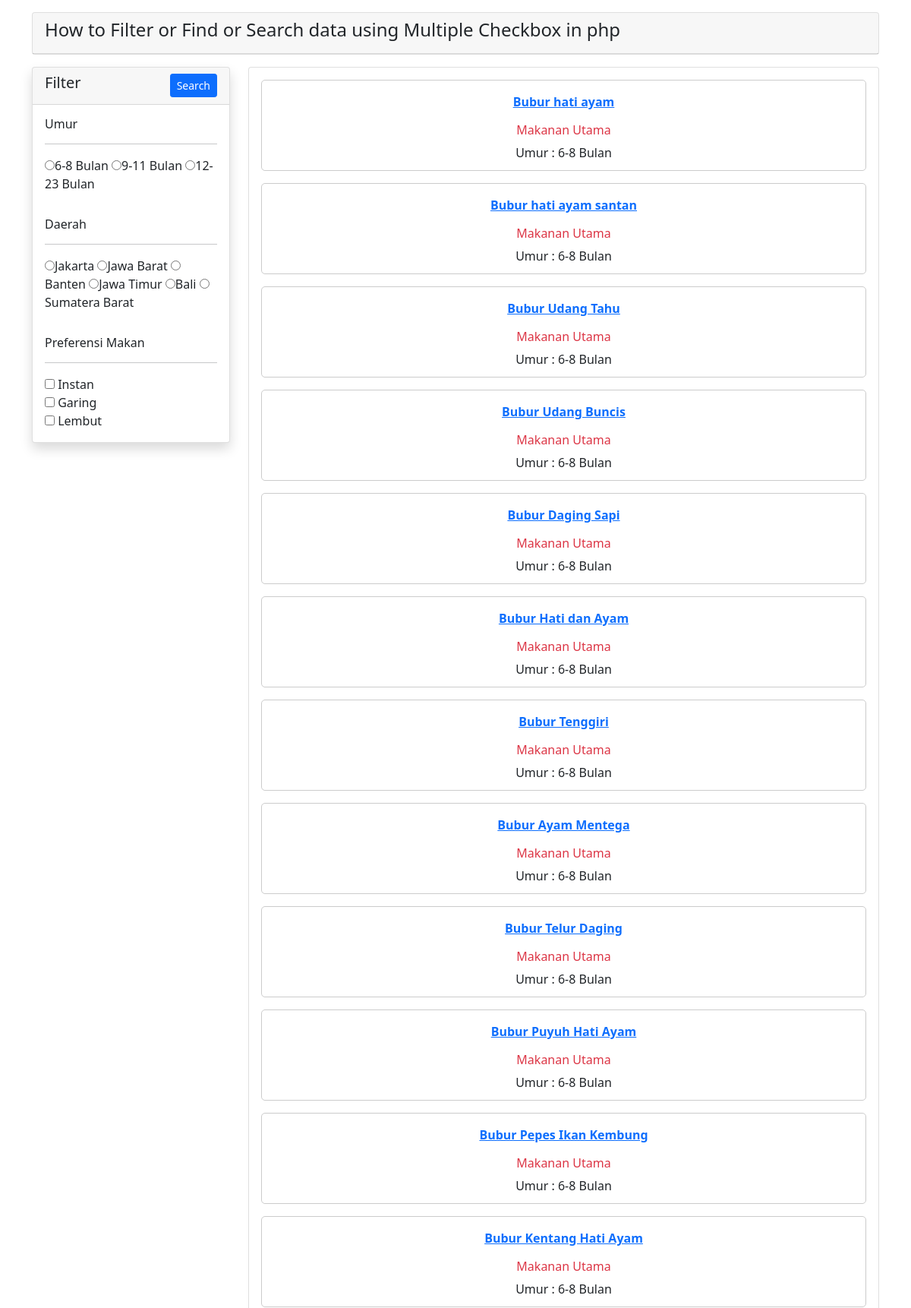
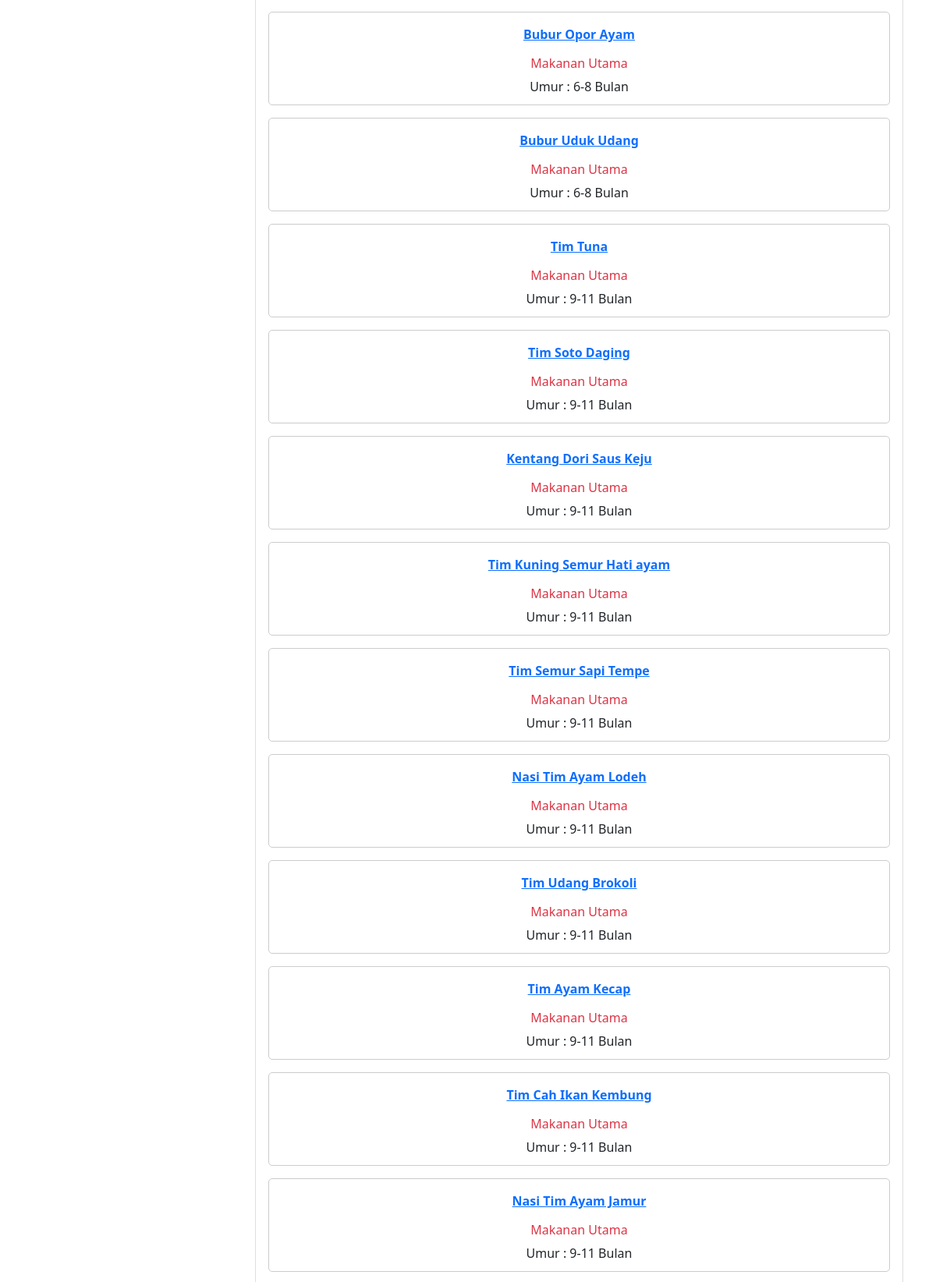
The page / (upper part) on the database its author committed (2 pictures, top to bottom).
### tables this page shows
CREATE TABLE `preferensi`  (
  `preferensi_id` int(0) NOT NULL AUTO_INCREMENT,
  `jenis` varchar(100) NOT NULL,
  PRIMARY KEY (`preferensi_id`) USING BTREE
);

CREATE TABLE `menu_mpasi`  (
  `menu_id` int(0) NOT NULL AUTO_INCREMENT,
  `umur_id` int(0) NOT NULL,
  `kategori_id` int(0) NOT NULL,
  `menu` varchar(100) NOT NULL,
  `gambar` text NOT NULL,
  PRIMARY KEY (`menu_id`) USING BTREE,
  INDEX `umur_id`(`umur_id`) USING BTREE,
  INDEX `kategori_id`(`kategori_id`) USING BTREE,
  CONSTRAINT `menu_mpasi_ibfk_1` FOREIGN KEY (`umur_id`) REFERENCES `umur` (`umur_id`) ON DELETE RESTRICT ON UPDATE RESTRICT,
  CONSTRAINT `menu_mpasi_ibfk_2` FOREIGN KEY (`kategori_id`) REFERENCES `kategori` (`kategori_id`) ON DELETE RESTRICT ON UPDATE RESTRICT
);

CREATE TABLE `kategori`  (
  `kategori_id` int(0) NOT NULL AUTO_INCREMENT,
  `deskripsi` varchar(200) NOT NULL,
  PRIMARY KEY (`kategori_id`) USING BTREE
);

CREATE TABLE `umur`  (
  `umur_id` int(0) NOT NULL AUTO_INCREMENT,
  `umur` varchar(200) NOT NULL,
  PRIMARY KEY (`umur_id`) USING BTREE
);

### index.php (the view, shortened to what this page needs)
<!DOCTYPE html>
<html lang="en">
<head>
    <link href="https://cdn.jsdelivr.net/npm/bootstrap@5.0.0-beta1/dist/css/bootstrap.min.css" rel="stylesheet">
</head>
<body>
    <div class="container">
        <div class="row">
            <div class="col-md-12">
                <div class="card mt-3">
                    <div class="card-header">
                        <h4>How to Filter or Find or Search data using Multiple Checkbox in php</h4>
                    </div>
                </div>
            </div>
            <div class="col-md-3">
                <form action="" method="GET">
                    <div class="card shadow mt-3">
                        <div class="card-header">
                            <h5>Filter
                                <button type="submit" class="btn btn-primary btn-sm float-end">Search</button>
                            </h5>
                        </div>
                        <div class="card-body">
                            <h6> Umur </h6>
                            <hr>
                            <?php
                                $con = mysqli_connect("localhost","root","","codingan_ta");
                                        ?>
                                            <div>
                                                <input type="radio" name="umur"
                                                    <?php if (isset($_GET['umur']) && $_GET['umur']==1) {echo "checked";}?>
                                                    value=1>6-8 Bulan
                                                <input type="radio" name="umur"
                                                    <?php if (isset($_GET['umur']) && $_GET['umur']==2) {echo "checked";}?>
                                                    value=2>9-11 Bulan
                                                 <input type="radio" name="umur"
                                                    <?php if (isset($_GET['umur']) && $_GET['umur']==3) {echo "checked";}?>
                                                    value=3>12-23 Bulan
                                            </div>
                        </div>
                        <div class="card-body">
                            <h6>Daerah</h6>
                            <hr>
                                <div>
                                <input type="radio" name="lokasi"
                                     <?php if (isset($_GET['lokasi']) && $_GET['lokasi']==1) {echo "checked";}?>
                                     value=1>Jakarta
                                <input type="radio" name="lokasi"
                                     <?php if (isset($_GET['lokasi']) && $_GET['lokasi']==2) {echo "checked";}?>
                                     value=2>Jawa Barat
                                <input type="radio" name="lokasi"
                                     <?php if (isset($_GET['lokasi']) && $_GET['lokasi']==3) {echo "checked";}?>
                                     value=3>Banten
                                     <input type="radio" name="lokasi"
                                     <?php if (isset($_GET['lokasi']) && $_GET['lokasi']==4) {echo "checked";}?>
                                     value=4>Jawa Timur
                                <input type="radio" name="lokasi"
                                     <?php if (isset($_GET['lokasi']) && $_GET['lokasi']==5) {echo "checked";}?>
                                     value=5>Bali
                                <input type="radio" name="lokasi"
                                     <?php if (isset($_GET['lokasi']) && $_GET['lokasi']==6) {echo "checked";}?>
                                     value=6>Sumatera Barat
                                            </div>
                        </div>
                        <div class="card-body">
                            <h6> Preferensi Makan </h6>
                            <hr>
                            <?php
                                $kesukaan_query = "SELECT * FROM preferensi";
                                $kesukaan_query_run  = mysqli_query($con, $kesukaan_query);
                                if(mysqli_num_rows($kesukaan_query_run) > 0)
                                {
                                    foreach($kesukaan_query_run as $kesukaanlist)
                                    {
                                        $checked = [];
                                        ?>
                                            <div>
                                                <input type="checkbox" name="jenis[]" value="<?= $kesukaanlist['preferensi_id']; ?>"
                                                    <?php if(in_array($kesukaanlist['preferensi_id'], $checked)){ echo "checked"; } ?>
                                                 />
                                                <?= $kesukaanlist['jenis']; ?>
                                            </div>
                                        <?php
                                    }
                                }
                                else
                                {
                                    echo "Tidak ada Preferensi yang cocok";
                                }
                            ?>
                        </div>
                    </div>
                </form>
            </div>
            <div class="col-md-9 mt-3">
                <div class="card ">
                    <div class="card-body row">
                        <?php
							$query = "select distinct  a.menu_id id, a.menu menu, b.umur umur, c.deskripsi kategori from
										menu_mpasi a
										join umur b on a.umur_id = b.umur_id
										join kategori c on a.kategori_id = c.kategori_id
										join menu_lokasi d on d.menu_id = a.menu_id
										join (
												select a.menu_id
												from menu_mpasi a
										";
							$query .= ") pref on a.menu_id = pref.menu_id
											where 1=1 ";
							$menu_run = mysqli_query($con, $query);
							if(mysqli_num_rows($menu_run) > 0)
							{
								foreach($menu_run as $menuitems) :
									   echo' <div>
											<div style="border:1px solid #ccc; border-radius:5px; padding:16px; margin-bottom:16px; height:120px;">
											<p align="center"><strong><a href="#">'. $menuitems['menu'] .'</a></strong></p>
											<h6 style="text-align:center;" class="text-danger" >'. $menuitems['kategori'] .'</h6>
											<p style="text-align:center;">Umur : '. $menuitems['umur'].' <br />
										</div>
									';
								endforeach;
							}
							else
							{
								echo "Rekomendasi Belum Tersedia";
							}
                        ?>
                    </div>
                </div>
            </div>
        </div>
    </div>
</body>
</html>

### rows shown on the page
preferensi: jenis "Instan"
preferensi: jenis "Garing"
preferensi: jenis "Lembut"
menu_mpasi: menu "Bubur hati ayam", kategori.deskripsi "Makanan Utama", umur.umur "6-8 Bulan"
menu_mpasi: menu "Bubur hati ayam santan", kategori.deskripsi "Makanan Utama", umur.umur "6-8 Bulan"
menu_mpasi: menu "Bubur Udang Tahu", kategori.deskripsi "Makanan Utama", umur.umur "6-8 Bulan"
menu_mpasi: menu "Bubur Udang Buncis", kategori.deskripsi "Makanan Utama", umur.umur "6-8 Bulan"
menu_mpasi: menu "Bubur Daging Sapi", kategori.deskripsi "Makanan Utama", umur.umur "6-8 Bulan"
menu_mpasi: menu "Bubur Hati dan Ayam", kategori.deskripsi "Makanan Utama", umur.umur "6-8 Bulan"
menu_mpasi: menu "Bubur Tenggiri", kategori.deskripsi "Makanan Utama", umur.umur "6-8 Bulan"
menu_mpasi: menu "Bubur Ayam Mentega", kategori.deskripsi "Makanan Utama", umur.umur "6-8 Bulan"
menu_mpasi: menu "Bubur Telur Daging", kategori.deskripsi "Makanan Utama", umur.umur "6-8 Bulan"
menu_mpasi: menu "Bubur Puyuh Hati Ayam", kategori.deskripsi "Makanan Utama", umur.umur "6-8 Bulan"
menu_mpasi: menu "Bubur Pepes Ikan Kembung", kategori.deskripsi "Makanan Utama", umur.umur "6-8 Bulan"
menu_mpasi: menu "Bubur Kentang Hati Ayam", kategori.deskripsi "Makanan Utama", umur.umur "6-8 Bulan"
menu_mpasi: menu "Bubur Opor Ayam", kategori.deskripsi "Makanan Utama", umur.umur "6-8 Bulan"
menu_mpasi: menu "Bubur Uduk Udang", kategori.deskripsi "Makanan Utama", umur.umur "6-8 Bulan"
menu_mpasi: menu "Tim Tuna", kategori.deskripsi "Makanan Utama", umur.umur "9-11 Bulan"
menu_mpasi: menu "Tim Soto Daging", kategori.deskripsi "Makanan Utama", umur.umur "9-11 Bulan"
menu_mpasi: menu "Kentang Dori Saus Keju", kategori.deskripsi "Makanan Utama", umur.umur "9-11 Bulan"
menu_mpasi: menu "Tim Kuning Semur Hati ayam", kategori.deskripsi "Makanan Utama", umur.umur "9-11 Bulan"
menu_mpasi: menu "Tim Semur Sapi Tempe", kategori.deskripsi "Makanan Utama", umur.umur "9-11 Bulan"
menu_mpasi: menu "Nasi Tim Ayam Lodeh", kategori.deskripsi "Makanan Utama", umur.umur "9-11 Bulan"
menu_mpasi: menu "Tim Udang Brokoli", kategori.deskripsi "Makanan Utama", umur.umur "9-11 Bulan"
menu_mpasi: menu "Tim Ayam Kecap", kategori.deskripsi "Makanan Utama", umur.umur "9-11 Bulan"
menu_mpasi: menu "Tim Cah Ikan Kembung", kategori.deskripsi "Makanan Utama", umur.umur "9-11 Bulan"
menu_mpasi: menu "Nasi Tim Ayam Jamur", kategori.deskripsi "Makanan Utama", umur.umur "9-11 Bulan"
